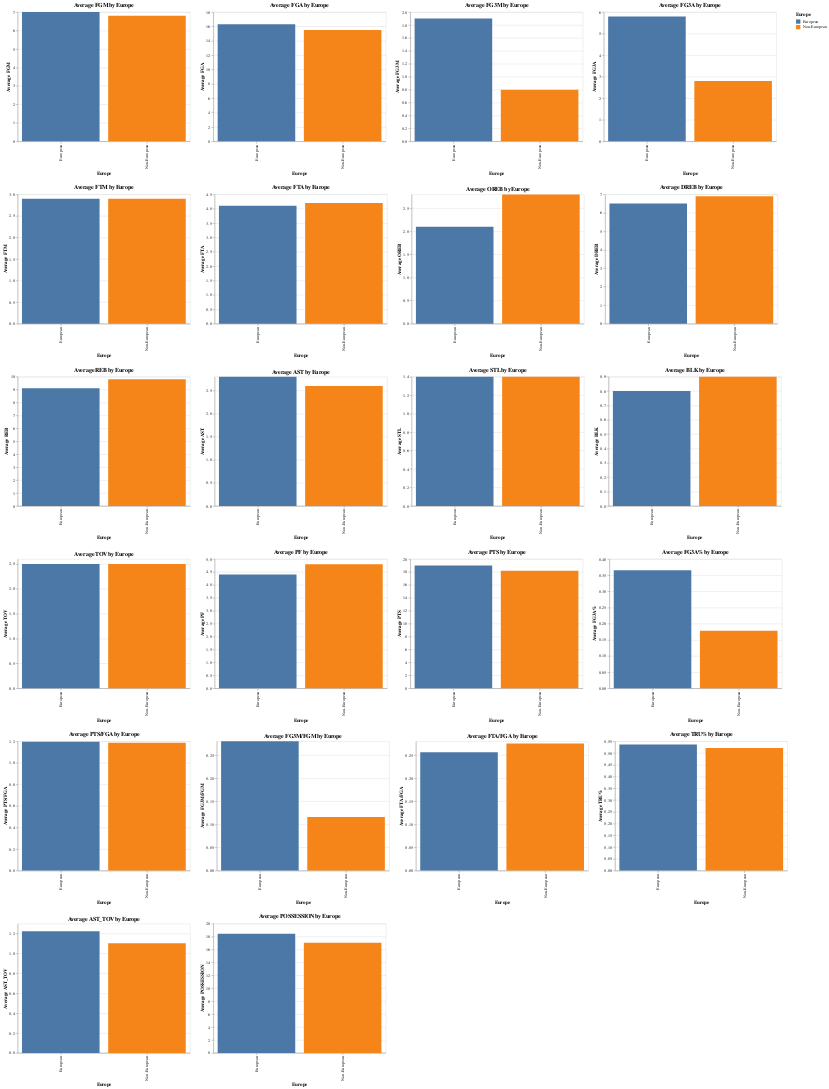

Notebook cell for this chart:
### Code cell
import altair as alt
import pandas as pd
import altair_saver


# Annahme: Sie haben zwei DataFrames: data_per_min_europe_regular und data_per_min_usa_regular

# Fügen Sie eine neue Spalte hinzu, um anzuzeigen, ob der Spieler Europäer ist oder nicht
europe_F_regular['Europe'] = 'European'
non_europe_F_regular['Europe'] = 'Non-European'

# Kombinieren Sie die beiden DataFrames
combined_df = pd.concat([europe_F_regular, non_europe_F_regular])

# Liste der Metriken, die geplottet werden sollen
metrics = ['FGM', 'FGA', 'FG3M', 'FG3A', 'FTM', 'FTA', 
           'OREB', 'DREB', 'REB', 'AST', 'STL', 'BLK', 'TOV', 
           'PF', 'PTS', 'FG3A%', 'PTS/FGA', 'FG3M/FGM', 'FTA/FGA', 
           'TRU%', 'AST_TOV', 'POSSESSION']

# Liste zum Speichern der Diagramme
charts = []

# Einen Bruchteil des kombinierten DataFrame auswählen
sampled_df = combined_df.sample(frac=0.5)  # Passen Sie den Bruchteil bei Bedarf an

# Für jede Metrik ein gruppiertes Balkendiagramm erstellen und die Diagramme in eine Liste speichern
for metric in metrics:
    chart = alt.Chart(sampled_df).mark_bar().encode(
        x=alt.X('Europe:N', title='Europe'),
        y=alt.Y(f'median({metric}):Q', title=f'Average {metric}'),
        color=alt.Color('Europe:N', legend=alt.Legend(title='Europe'))
    ).properties(
        title=f'Average {metric} by Europe',
        width=400,
        height=300
    )
    charts.append(chart)

# Diagramme in sechs Zeilen stapeln
alt_row = alt.vconcat(*[alt.hconcat(*charts[i:i+4]) for i in range(0, len(charts), 4)])

# Die Diagramme anzeigen
alt_row

### Figure 1 — Vega-Lite specification as saved in the notebook (floating-point values rounded to 4 significant figures; data arrays with more than 128 entries replaced by an {"elided": "..."} marker saying what was removed)
{"config": {"view": {"continuousWidth": 300, "continuousHeight": 300}}, "vconcat": [{"hconcat": [{"mark": {"type": "bar"}, "encoding": {"color": {"field": "Europe", "legend": {"title": "Europe"}, "type": "nominal"}, "x": {"field": "Europe", "title": "Europe", "type": "nominal"}, "y": {"aggregate": "median", "field": "FGM", "title": "Average FGM", "type": "quantitative"}}, "height": 300, "title": "Average FGM by Europe", "width": 400}, {"mark": {"type": "bar"}, "encoding": {"color": {"field": "Europe", "legend": {"title": "Europe"}, "type": "nominal"}, "x": {"field": "Europe", "title": "Europe", "type": "nominal"}, "y": {"aggregate": "median", "field": "FGA", "title": "Average FGA", "type": "quantitative"}}, "height": 300, "title": "Average FGA by Europe", "width": 400}, {"mark": {"type": "bar"}, "encoding": {"color": {"field": "Europe", "legend": {"title": "Europe"}, "type": "nominal"}, "x": {"field": "Europe", "title": "Europe", "type": "nominal"}, "y": {"aggregate": "median", "field": "FG3M", "title": "Average FG3M", "type": "quantitative"}}, "height": 300, "title": "Average FG3M by Europe", "width": 400}, {"mark": {"type": "bar"}, "encoding": {"color": {"field": "Europe", "legend": {"title": "Europe"}, "type": "nominal"}, "x": {"field": "Europe", "title": "Europe", "type": "nominal"}, "y": {"aggregate": "median", "field": "FG3A", "title": "Average FG3A", "type": "quantitative"}}, "height": 300, "title": "Average FG3A by Europe", "width": 400}]}, {"hconcat": [{"mark": {"type": "bar"}, "encoding": {"color": {"field": "Europe", "legend": {"title": "Europe"}, "type": "nominal"}, "x": {"field": "Europe", "title": "Europe", "type": "nominal"}, "y": {"aggregate": "median", "field": "FTM", "title": "Average FTM", "type": "quantitative"}}, "height": 300, "title": "Average FTM by Europe", "width": 400}, {"mark": {"type": "bar"}, "encoding": {"color": {"field": "Europe", "legend": {"title": "Europe"}, "type": "nominal"}, "x": {"field": "Europe", "title": "Europe", "type": "nominal"}, "y": {"aggregate": "median", "field": "FTA", "title": "Average FTA", "type": "quantitative"}}, "height": 300, "title": "Average FTA by Europe", "width": 400}, {"mark": {"type": "bar"}, "encoding": {"color": {"field": "Europe", "legend": {"title": "Europe"}, "type": "nominal"}, "x": {"field": "Europe", "title": "Europe", "type": "nominal"}, "y": {"aggregate": "median", "field": "OREB", "title": "Average OREB", "type": "quantitative"}}, "height": 300, "title": "Average OREB by Europe", "width": 400}, {"mark": {"type": "bar"}, "encoding": {"color": {"field": "Europe", "legend": {"title": "Europe"}, "type": "nominal"}, "x": {"field": "Europe", "title": "Europe", "type": "nominal"}, "y": {"aggregate": "median", "field": "DREB", "title": "Average DREB", "type": "quantitative"}}, "height": 300, "title": "Average DREB by Europe", "width": 400}]}, {"hconcat": [{"mark": {"type": "bar"}, "encoding": {"color": {"field": "Europe", "legend": {"title": "Europe"}, "type": "nominal"}, "x": {"field": "Europe", "title": "Europe", "type": "nominal"}, "y": {"aggregate": "median", "field": "REB", "title": "Average REB", "type": "quantitative"}}, "height": 300, "title": "Average REB by Europe", "width": 400}, {"mark": {"type": "bar"}, "encoding": {"color": {"field": "Europe", "legend": {"title": "Europe"}, "type": "nominal"}, "x": {"field": "Europe", "title": "Europe", "type": "nominal"}, "y": {"aggregate": "median", "field": "AST", "title": "Average AST", "type": "quantitative"}}, "height": 300, "title": "Average AST by Europe", "width": 400}, {"mark": {"type": "bar"}, "encoding": {"color": {"field": "Europe", "legend": {"title": "Europe"}, "type": "nominal"}, "x": {"field": "Europe", "title": "Europe", "type": "nominal"}, "y": {"aggregate": "median", "field": "STL", "title": "Average STL", "type": "quantitative"}}, "height": 300, "title": "Average STL by Europe", "width": 400}, {"mark": {"type": "bar"}, "encoding": {"color": {"field": "Europe", "legend": {"title": "Europe"}, "type": "nominal"}, "x": {"field": "Europe", "title": "Europe", "type": "nominal"}, "y": {"aggregate": "median", "field": "BLK", "title": "Average BLK", "type": "quantitative"}}, "height": 300, "title": "Average BLK by Europe", "width": 400}]}, {"hconcat": [{"mark": {"type": "bar"}, "encoding": {"color": {"field": "Europe", "legend": {"title": "Europe"}, "type": "nominal"}, "x": {"field": "Europe", "title": "Europe", "type": "nominal"}, "y": {"aggregate": "median", "field": "TOV", "title": "Average TOV", "type": "quantitative"}}, "height": 300, "title": "Average TOV by Europe", "width": 400}, {"mark": {"type": "bar"}, "encoding": {"color": {"field": "Europe", "legend": {"title": "Europe"}, "type": "nominal"}, "x": {"field": "Europe", "title": "Europe", "type": "nominal"}, "y": {"aggregate": "median", "field": "PF", "title": "Average PF", "type": "quantitative"}}, "height": 300, "title": "Average PF by Europe", "width": 400}, {"mark": {"type": "bar"}, "encoding": {"color": {"field": "Europe", "legend": {"title": "Europe"}, "type": "nominal"}, "x": {"field": "Europe", "title": "Europe", "type": "nominal"}, "y": {"aggregate": "median", "field": "PTS", "title": "Average PTS", "type": "quantitative"}}, "height": 300, "title": "Average PTS by Europe", "width": 400}, {"mark": {"type": "bar"}, "encoding": {"color": {"field": "Europe", "legend": {"title": "Europe"}, "type": "nominal"}, "x": {"field": "Europe", "title": "Europe", "type": "nominal"}, "y": {"aggregate": "median", "field": "FG3A%", "title": "Average FG3A%", "type": "quantitative"}}, "height": 300, "title": "Average FG3A% by Europe", "width": 400}]}, {"hconcat": [{"mark": {"type": "bar"}, "encoding": {"color": {"field": "Europe", "legend": {"title": "Europe"}, "type": "nominal"}, "x": {"field": "Europe", "title": "Europe", "type": "nominal"}, "y": {"aggregate": "median", "field": "PTS/FGA", "title": "Average PTS/FGA", "type": "quantitative"}}, "height": 300, "title": "Average PTS/FGA by Europe", "width": 400}, {"mark": {"type": "bar"}, "encoding": {"color": {"field": "Europe", "legend": {"title": "Europe"}, "type": "nominal"}, "x": {"field": "Europe", "title": "Europe", "type": "nominal"}, "y": {"aggregate": "median", "field": "FG3M/FGM", "title": "Average FG3M/FGM", "type": "quantitative"}}, "height": 300, "title": "Average FG3M/FGM by Europe", "width": 400}, {"mark": {"type": "bar"}, "encoding": {"color": {"field": "Europe", "legend": {"title": "Europe"}, "type": "nominal"}, "x": {"field": "Europe", "title": "Europe", "type": "nominal"}, "y": {"aggregate": "median", "field": "FTA/FGA", "title": "Average FTA/FGA", "type": "quantitative"}}, "height": 300, "title": "Average FTA/FGA by Europe", "width": 400}, {"mark": {"type": "bar"}, "encoding": {"color": {"field": "Europe", "legend": {"title": "Europe"}, "type": "nominal"}, "x": {"field": "Europe", "title": "Europe", "type": "nominal"}, "y": {"aggregate": "median", "field": "TRU%", "title": "Average TRU%", "type": "quantitative"}}, "height": 300, "title": "Average TRU% by Europe", "width": 400}]}, {"hconcat": [{"mark": {"type": "bar"}, "encoding": {"color": {"field": "Europe", "legend": {"title": "Europe"}, "type": "nominal"}, "x": {"field": "Europe", "title": "Europe", "type": "nominal"}, "y": {"aggregate": "median", "field": "AST_TOV", "title": "Average AST_TOV", "type": "quantitative"}}, "height": 300, "title": "Average AST_TOV by Europe", "width": 400}, {"mark": {"type": "bar"}, "encoding": {"color": {"field": "Europe", "legend": {"title": "Europe"}, "type": "nominal"}, "x": {"field": "Europe", "title": "Europe", "type": "nominal"}, "y": {"aggregate": "median", "field": "POSSESSION", "title": "Average POSSESSION", "type": "quantitative"}}, "height": 300, "title": "Average POSSESSION by Europe", "width": 400}]}], "data": {"name": "data-e7932aff2569fd136ea357f01465ae49"}, "$schema": "https://vega.github.io/schema/vega-lite/v5.8.0.json", "datasets": {"data-e7932aff2569fd136ea357f01465ae49": {"elided": "2526 records"}}}
